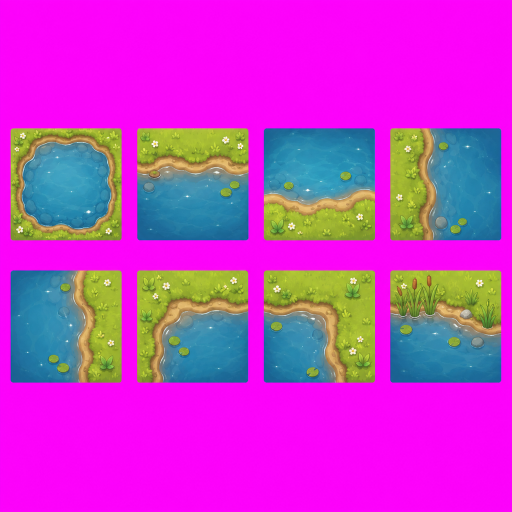
#> input picture docs/collaboration/round170_visual_rebuild_asset_generation/water/raw/round170_water_pond_edge_ai_raw_sheet_v001.png, 1024 x 1024 px (shown at 1/2 size)
$ python normalize_round170_water.py
#> lines starting #> are read from the running program, lines starting #| are printed output that depends on the picture
#> in main, source is the input picture: PIL image 1024x1024 RGB; mean R, G, B 195.3, 57.3, 198.8
from __future__ import annotations

import json
import shutil
from collections import deque
from pathlib import Path

import numpy as np
from PIL import Image, ImageDraw


ROOT = Path(__file__).resolve().parent
ASSET_DIR = Path("assets/art/visual_rebuild/round170/water")
RAW = ROOT / "raw" / "round170_water_pond_edge_ai_raw_sheet_v001.png"
ALPHA = ROOT / "normalized_64x64" / "round170_water_pond_edge_ai_raw_sheet_v001_chroma_alpha.png"
ATLAS = ROOT / "normalized_64x64" / "round170_water_pond_edge_ai_raw_sheet_v001_64x64_atlas.png"
PROOF = ROOT / "normalized_64x64" / "round170_water_pond_edge_ai_raw_sheet_v001_64x64_tile_proof.png"
MANIFEST = ROOT / "normalized_64x64" / "round170_water_pond_edge_ai_raw_sheet_v001_64x64_manifest.json"
ASSET_ATLAS = ASSET_DIR / "water_pond_edge_tiles_64x64_sheet_v001.png"
ASSET_PROOF = ASSET_DIR / "water_pond_edge_tiles_64x64_tile_proof_v001.png"
ASSET_MANIFEST = ASSET_DIR / "water_pond_edge_tiles_64x64_manifest_v001.json"
NORMALIZED_DIR = ROOT / "normalized_64x64"

KEY = np.array([255, 0, 255], dtype=np.int16)
KEY_HEX = "#ff00ff"
GRID_COLUMNS = 4
GRID_ROWS = 2
CELL_SIZE = (64, 64)
FIT_BOX = (60, 60)
PIVOT = (32, 32)
MIN_COMPONENT_PIXELS = 16
ITEM_IDS = [
    "water_pond_tile.01_center_water",
    "water_pond_tile.02_north_shoreline",
    "water_pond_tile.03_south_shoreline",
    "water_pond_tile.04_west_shoreline",
    "water_pond_tile.05_east_shoreline",
    "water_pond_tile.06_outer_corner",
    "water_pond_tile.07_inner_corner",
    "water_pond_tile.08_reed_accent",
]


def repo_path(path: Path) -> str:
    if path.is_absolute():
        return str(path.relative_to(Path.cwd()))
    return path.as_posix()


def alpha_from_key(rgb: np.ndarray) -> np.ndarray:
    dist = np.linalg.norm(rgb.astype(np.int16) - KEY, axis=2)
    alpha = np.clip((dist - 38.0) / 84.0, 0.0, 1.0) * 255.0
    return alpha.astype(np.uint8)


def bbox_from_alpha(alpha: np.ndarray) -> tuple[int, int, int, int] | None:
    ys, xs = np.where(alpha > 8)
    if len(xs) == 0:
        return None
    return int(xs.min()), int(ys.min()), int(xs.max()) + 1, int(ys.max()) + 1


def component_count(alpha: np.ndarray) -> int:
    mask = alpha > 8
    visited = np.zeros(mask.shape, dtype=bool)
    count = 0
    height, width = mask.shape
    for y in range(height):
        for x in range(width):
            if not mask[y, x] or visited[y, x]:
                continue
            pixels = 0
            queue: deque[tuple[int, int]] = deque([(x, y)])
            visited[y, x] = True
            while queue:
                cx, cy = queue.popleft()
                pixels += 1
                for nx, ny in ((cx + 1, cy), (cx - 1, cy), (cx, cy + 1), (cx, cy - 1)):
                    if nx < 0 or ny < 0 or nx >= width or ny >= height:
                        continue
                    if mask[ny, nx] and not visited[ny, nx]:
                        visited[ny, nx] = True
                        queue.append((nx, ny))
            if pixels >= MIN_COMPONENT_PIXELS:
                count += 1
    return count


def edge_touch(alpha: np.ndarray) -> dict[str, int]:
    return {
        "top": int(np.count_nonzero(alpha[0, :] > 8)),
        "bottom": int(np.count_nonzero(alpha[-1, :] > 8)),
        "left": int(np.count_nonzero(alpha[:, 0] > 8)),
        "right": int(np.count_nonzero(alpha[:, -1] > 8)),
    }


def visible_key_pixels(rgba: Image.Image, tolerance: float = 24.0) -> int:
    arr = np.array(rgba)
    rgb = arr[:, :, :3].astype(np.int16)
    alpha = arr[:, :, 3]
    dist = np.linalg.norm(rgb - KEY, axis=2)
    return int(np.count_nonzero((dist < tolerance) & (alpha > 8)))


def despill_key_pixels(rgba: Image.Image) -> Image.Image:
    arr = np.array(rgba)
    rgb = arr[:, :, :3].astype(np.int16)
    alpha = arr[:, :, 3]
    dist = np.linalg.norm(rgb - KEY, axis=2)
    near_key = (dist < 30) & (alpha > 0)
#> near_key: shape (1024, 1024) bool; every value is 0
    arr[:, :, 3][near_key] = 0
    return Image.fromarray(arr, "RGBA")


def chroma_alpha(source: Image.Image) -> Image.Image:
    rgb = np.array(source.convert("RGB"))
    alpha = alpha_from_key(rgb)
    rgba = np.dstack([rgb, alpha])
    return despill_key_pixels(Image.fromarray(rgba, "RGBA"))


def normalize_cell(source_cell: Image.Image, index: int) -> tuple[Image.Image, dict]:
    cell_rgba = chroma_alpha(source_cell)
    alpha = np.array(cell_rgba)[:, :, 3]
    source_bbox = bbox_from_alpha(alpha)
    if source_bbox is None:
        normalized = Image.new("RGBA", CELL_SIZE, (0, 0, 0, 0))
        return normalized, {
            "index": index,
            "id": ITEM_IDS[index - 1],
            "status": "fail",
            "reasons": ["empty_source_cell"],
        }

    crop = cell_rgba.crop(source_bbox)
    scale = min(FIT_BOX[0] / crop.width, FIT_BOX[1] / crop.height)
    new_size = (max(1, round(crop.width * scale)), max(1, round(crop.height * scale)))
    resized = despill_key_pixels(crop.resize(new_size, Image.Resampling.LANCZOS))
    normalized = Image.new("RGBA", CELL_SIZE, (0, 0, 0, 0))
    x = int(round(PIVOT[0] - resized.width / 2))
    y = int(round(PIVOT[1] - resized.height / 2))
    normalized.alpha_composite(resized, (x, y))
    normalized = despill_key_pixels(normalized)

    normalized_path = NORMALIZED_DIR / f"water_pond_tile_{index:02d}_64x64.png"
    normalized.save(normalized_path)

    norm_alpha = np.array(normalized)[:, :, 3]
    placed_bbox = bbox_from_alpha(norm_alpha)
    margins = None
    if placed_bbox:
        margins = {
            "left": placed_bbox[0],
            "top": placed_bbox[1],
            "right": CELL_SIZE[0] - placed_bbox[2],
            "bottom": CELL_SIZE[1] - placed_bbox[3],
        }

    touches = edge_touch(norm_alpha)
    key_pixels = visible_key_pixels(normalized)
    components = component_count(norm_alpha)
    status = "pass"
    reasons: list[str] = []
    if key_pixels:
        status = "fail"
        reasons.append("visible_chroma_key_pixels")
    if components > 4:
        status = "warn" if status == "pass" else status
        reasons.append("many_small_components")

    return normalized, {
        "index": index,
        "id": ITEM_IDS[index - 1],
        "source_cell": {"row": (index - 1) // GRID_COLUMNS, "column": (index - 1) % GRID_COLUMNS},
        "source_bbox_in_cell": list(source_bbox),
        "normalized_png": repo_path(normalized_path),
        "cell_size": list(CELL_SIZE),
        "fit_box": list(FIT_BOX),
        "pivot_px": list(PIVOT),
        "placed_bbox": list(placed_bbox) if placed_bbox else None,
        "margins_px": margins,
        "edge_touch_count": touches,
        "edge_touch_allowed": True,
        "components": components,
        "max_components": 4,
        "visible_key_pixel_count": key_pixels,
        "scale_from_source_crop": scale,
        "status": status,
        "reasons": reasons,
    }


def make_tile_proof(atlas: Image.Image) -> Image.Image:
    proof = Image.new("RGBA", atlas.size, (228, 241, 230, 255))
    draw = ImageDraw.Draw(proof)
    for y in range(0, proof.height, 8):
        for x in range(0, proof.width, 8):
            if (x // 8 + y // 8) % 2:
                draw.rectangle((x, y, x + 7, y + 7), fill=(216, 232, 218, 255))
    proof.alpha_composite(atlas)
    draw = ImageDraw.Draw(proof)
    for row in range(GRID_ROWS):
        for column in range(GRID_COLUMNS):
            x0 = column * CELL_SIZE[0]
            y0 = row * CELL_SIZE[1]
            x1 = x0 + CELL_SIZE[0]
            y1 = y0 + CELL_SIZE[1]
            draw.rectangle((x0, y0, x1 - 1, y1 - 1), outline=(24, 90, 116, 220), width=1)
            draw.line((x0 + 32, y0, x0 + 32, y1), fill=(248, 245, 124, 150), width=1)
            draw.line((x0, y0 + 32, x1, y0 + 32), fill=(248, 245, 124, 150), width=1)
    return proof


def main() -> None:
    NORMALIZED_DIR.mkdir(parents=True, exist_ok=True)
    ASSET_DIR.mkdir(parents=True, exist_ok=True)

    source = Image.open(RAW).convert("RGB")
    alpha_source = chroma_alpha(source)
    alpha_source.save(ALPHA)
    width, height = source.size
#> width = 1024; height = 1024
    source_cell_w = width // GRID_COLUMNS
#> source_cell_w = 256
    source_cell_h = height // GRID_ROWS
#> source_cell_h = 512

    atlas = Image.new("RGBA", (GRID_COLUMNS * CELL_SIZE[0], GRID_ROWS * CELL_SIZE[1]), (0, 0, 0, 0))
#> atlas: PIL image 256x128 RGBA; every value is 0
    items = []
    for index in range(1, GRID_COLUMNS * GRID_ROWS + 1):
        column = (index - 1) % GRID_COLUMNS
        row = (index - 1) // GRID_COLUMNS
        crop_box = (
            column * source_cell_w,
            row * source_cell_h,
            (column + 1) * source_cell_w,
            (row + 1) * source_cell_h,
        )
        normalized, item = normalize_cell(source.crop(crop_box), index)
        atlas.alpha_composite(normalized, (column * CELL_SIZE[0], row * CELL_SIZE[1]))
        items.append(item)
#> this loop made 8 passes
#> (source_bbox in normalize_cell, placed_bbox in normalize_cell, margins in normalize_cell) on passes 1 to 8: ((21, 256, 244, 481), (2, 2, 61, 62), {'left': 2, 'top': 2, 'right': 3, 'bottom': 2}), ((18, 256, 242, 481), (2, 2, 62, 62), {'left': 2, 'top': 2, 'right': 2, 'bottom': 2}), ((15, 256, 239, 481), (2, 2, 62, 62), {'left': 2, 'top': 2, 'right': 2, 'bottom': 2}), ((12, 256, 235, 481), (2, 2, 61, 62), {'left': 2, 'top': 2, 'right': 3, 'bottom': 2}), ((21, 28, 244, 254), (2, 2, 61, 62), {'left': 2, 'top': 2, 'right': 3, 'bottom': 2}), ((18, 28, 241, 254), (2, 2, 61, 62), {'left': 2, 'top': 2, 'right': 3, 'bottom': 2}), ((15, 28, 239, 254), (2, 2, 61, 62), {'left': 2, 'top': 2, 'right': 3, 'bottom': 2}), ((12, 28, 235, 254), (2, 2, 61, 62), {'left': 2, 'top': 2, 'right': 3, 'bottom': 2})
#> pass 1, in chroma_alpha (call 2), `rgb = np.array(source.convert("RGB"))`:
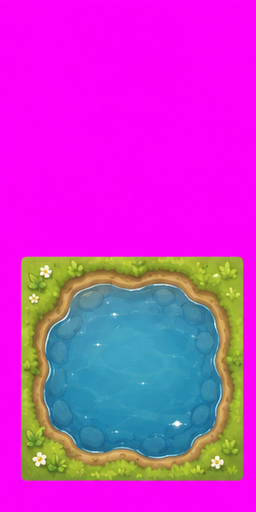
#> rgb: shape (512, 256, 3); mean R, G, B 196, 58.3, 200.6
#> pass 1, in alpha_from_key (call 2), `alpha = np.clip((dist - 38.0) / 84.0, 0.0, 1.0) * 255.0`:
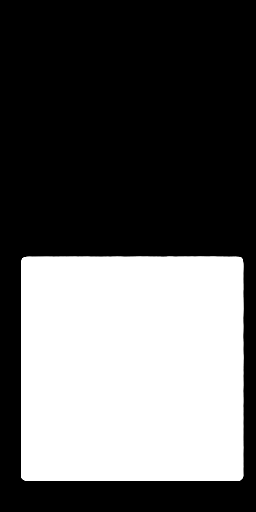
#> alpha: shape (512, 256) float64; min 0, max 255, mean 97.2
#> after the loop:
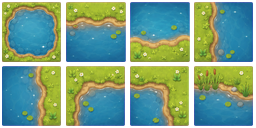
#> atlas: PIL image 256x128 RGBA; mean R, G, B, A 89.9, 127.4, 100.6, 220.1; transparent parts drawn white
#> after the loop:
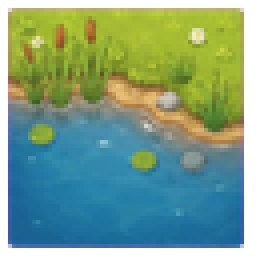
#> normalized: PIL image 64x64 RGBA (shown 4 times larger); mean R, G, B, A 87.9, 123, 96.1, 219.2; transparent parts drawn white
#> after the loop, items = 8 items

    atlas.save(ATLAS)
    proof = make_tile_proof(atlas)
#> in make_tile_proof, `proof = Image.new("RGBA", atlas.size, (228, 241, 230, 255))`:
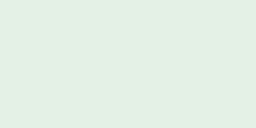
#> proof: PIL image 256x128 RGBA; mean R, G, B, A 228, 241, 230, 255
    proof.save(PROOF)

    gate_status = "pass"
    if any(item["status"] == "fail" for item in items):
        gate_status = "fail"
    elif any(item["status"] == "warn" for item in items):
        gate_status = "warn"

    manifest = {
        "status": "normalized_candidate",
        "round": "Round170",
        "worker": "E",
        "runtime_boundary": "proof_only_no_runtime_mapping_no_asset_resolver_no_theme_profile",
        "source": repo_path(RAW),
        "alpha_source": repo_path(ALPHA),
        "atlas": repo_path(ATLAS),
        "asset_tree_atlas": repo_path(ASSET_ATLAS),
        "tile_proof": repo_path(PROOF),
        "asset_tree_tile_proof": repo_path(ASSET_PROOF),
        "source_grid": {"columns": GRID_COLUMNS, "rows": GRID_ROWS},
        "cell_size": list(CELL_SIZE),
        "fit_box": list(FIT_BOX),
        "pivot_px": list(PIVOT),
        "key_color": KEY_HEX,
        "output_mode": "RGBA_transparent",
        "overall_gate": gate_status,
        "visible_key_pixel_count_atlas": visible_key_pixels(atlas),
        "raw_size_px": [width, height],
        "atlas_size_px": list(atlas.size),
        "tile_edge_note": "Edge alpha touch is recorded but allowed for water/shoreline tiles because tileable fills and edges may intentionally reach cell borders.",
        "items": items,
    }
#> in visible_key_pixels (call 9), `alpha = arr[:, :, 3]`:
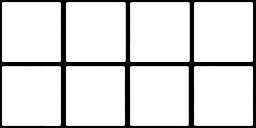
#> alpha: shape (128, 256); min 0, max 255, mean 220.1
#> in visible_key_pixels (call 9), `dist = np.linalg.norm(rgb - KEY, axis=2)`:
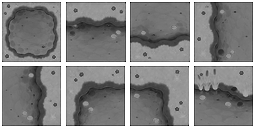
#> dist: shape (128, 256) float64; min 189.6, max 360.6, mean 278.5; drawn with min black and max white
    MANIFEST.write_text(json.dumps(manifest, ensure_ascii=False, indent=2) + "\n", encoding="utf-8")

    shutil.copy2(ATLAS, ASSET_ATLAS)
    shutil.copy2(PROOF, ASSET_PROOF)
    shutil.copy2(MANIFEST, ASSET_MANIFEST)
    print(json.dumps({"overall_gate": gate_status, "atlas": repo_path(ATLAS), "asset_tree_atlas": repo_path(ASSET_ATLAS)}, indent=2))


if __name__ == "__main__":
    main()
